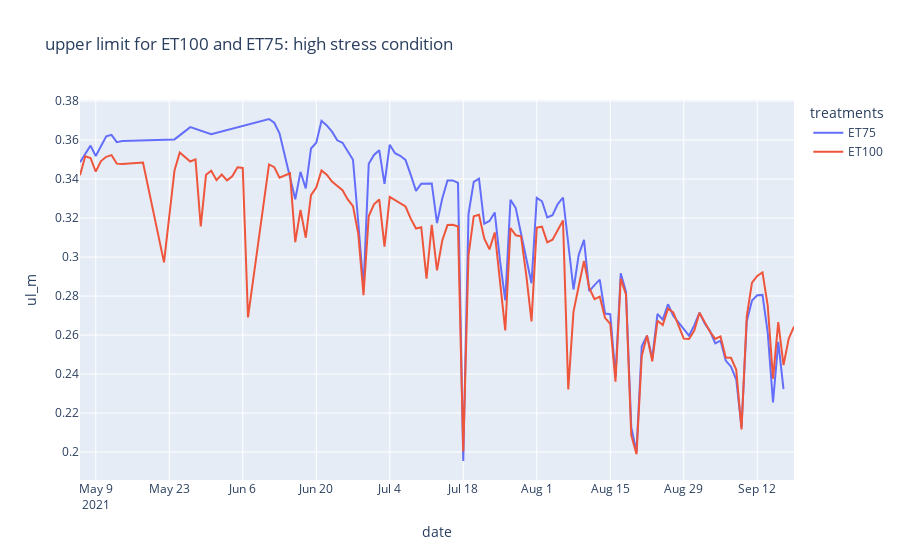

The notebook cell saved with this chart:
### Code cell
## Check upper limit for both treatments
fig = px.line(
    cwsi_both, x="date", y="ul_m", color='treatments',  title="upper limit for ET100 and ET75: high stress condition"
)
fig.show()
